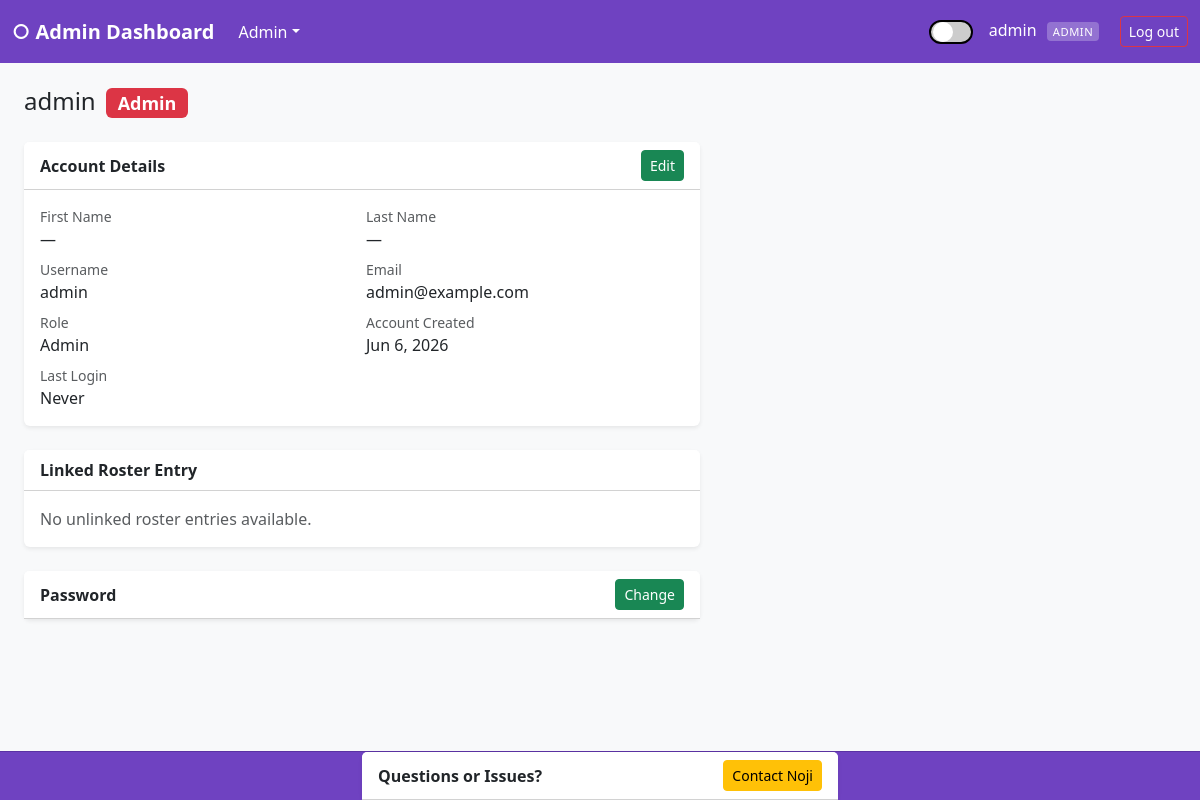
/portal/admin/user_profile.php?id=1 (signed in), run on the app's committed database.
### tables this page shows
CREATE TABLE IF NOT EXISTS users (
    id            INT AUTO_INCREMENT PRIMARY KEY,
    username      VARCHAR(50)  NOT NULL UNIQUE,
    password_hash VARCHAR(255) NOT NULL,
    role          ENUM('student','instructor','admin','parent') NOT NULL DEFAULT 'student',
    email         VARCHAR(100) NOT NULL,
    first_name    VARCHAR(50)  DEFAULT NULL,
    last_name     VARCHAR(50)  DEFAULT NULL,
    active        TINYINT(1)   NOT NULL DEFAULT 1,
    last_login    DATETIME,
    created_at    DATETIME     NOT NULL DEFAULT CURRENT_TIMESTAMP
);

### portal/includes/db.php (called while the page is built, shortened)
<?php
function db(): PDO {
    static $pdo = null;
    if ($pdo === null) {
        $dsn = 'mysql:host=' . DB_HOST . ';dbname=' . DB_NAME . ';charset=' . DB_CHARSET;
        $pdo = new PDO($dsn, DB_USER, DB_PASS, [
            PDO::ATTR_ERRMODE            => PDO::ERRMODE_EXCEPTION,
            PDO::ATTR_DEFAULT_FETCH_MODE => PDO::FETCH_ASSOC,
            PDO::ATTR_EMULATE_PREPARES   => false,
        ]);
        $pdo->exec("CREATE TABLE IF NOT EXISTS link_requests (
            id            INT AUTO_INCREMENT PRIMARY KEY,
            user_id       INT NOT NULL,
            request_type  ENUM('new_guest','existing_student','parent') NOT NULL,
            notes         TEXT NULL,
            created_at    TIMESTAMP DEFAULT CURRENT_TIMESTAMP,
            resolved      TINYINT(1) NOT NULL DEFAULT 0,
            resolved_at   TIMESTAMP NULL,
            resolved_by   INT NULL
        ) ENGINE=InnoDB DEFAULT CHARSET=utf8mb4");
    }
    return $pdo;
}

### portal/admin/user_profile.php (the view, shortened to what this page needs)
<?php
require_once __DIR__ . '/../includes/db.php';
$id    = (int)($_GET['id'] ?? 0);
$user = db()->prepare(
    'SELECT u.*, s.id AS student_id, s.first_name, s.last_name, s.student_type
     FROM users u
     LEFT JOIN students s ON s.user_id = u.id
     WHERE u.id = ?'
);
$user->execute([$id]);
$user = $user->fetch();
$unlinked = db()->query(
    'SELECT id, first_name, last_name, student_type
     FROM students
     WHERE user_id IS NULL
       AND id NOT IN (SELECT student_id FROM parent_students)
     ORDER BY last_name, first_name'
)->fetchAll();
$role_badges = [
    'admin'      => 'bg-danger',
    'instructor' => 'bg-warning text-dark',
    'student'    => 'bg-primary',
    'guest'      => 'bg-secondary',
];
include __DIR__ . '/../includes/header.php';
?>
<div class="d-flex align-items-center gap-3 mb-4">
    <h4 class="mb-0">
        <?= htmlspecialchars($user['username']) ?>
        <span class="badge <?= $role_badges[$user['role']] ?? 'bg-secondary' ?> ms-1">
            <?= ucfirst($user['role']) ?>
        </span>
    </h4>
</div>
<div class="row g-4" style="max-width:700px">
    <div class="col-12">
        <form id="account-form" method="post">
            <div class="card border-0 shadow-sm">
                <div class="card-header bg-white fw-semibold d-flex justify-content-between align-items-center">
                    <span>Account Details</span>
                    <div class="d-flex gap-2">
                        <button type="button" id="accountEditBtn" class="btn btn-sm btn-success"
                                onclick="cardToggle('account')">Edit</button>
                    </div>
                </div>
                <div class="card-body">
                    <div id="account-view" class="row g-2">
                        <?php
                        $av = [
                            'First Name'      => htmlspecialchars($user['first_name'] ?? '') ?: '—',
                            'Last Name'       => htmlspecialchars($user['last_name']  ?? '') ?: '—',
                            'Username'        => htmlspecialchars($user['username']),
                            'Email'           => htmlspecialchars($user['email'] ?? '') ?: '—',
                            'Role'            => ucfirst($user['role']),
                            'Account Created' => date('M j, Y', strtotime($user['created_at'])),
                            'Last Login'      => $user['last_login'] ? date('M j, Y g:i a', strtotime($user['last_login'])) : 'Never',
                        ];
                        foreach ($av as $lbl => $val): ?>
                        <div class="col-6">
                            <div class="text-muted small"><?= $lbl ?></div>
                            <div><?= $val ?></div>
                        </div>
                        <?php endforeach; ?>
                    </div>
                </div>
            </div>
        </form>
    </div>
    <div class="col-12">
        <div class="card border-0 shadow-sm">
            <div class="card-header bg-white fw-semibold">Linked Roster Entry</div>
            <div class="card-body">
                <?php if ($user['student_id']): ?>
                    <div class="d-flex align-items-center justify-content-between flex-wrap gap-2">
                        <div>
                            <div><?= htmlspecialchars($user['first_name'] . ' ' . $user['last_name']) ?></div>
                            <div class="text-muted small"><?= ucfirst($user['student_type']) ?></div>
                        </div>
                        <div class="d-flex gap-2">
                            <a href="student_edit.php?id=<?= $user['student_id'] ?>"
                               class="btn btn-sm btn-outline-primary">Edit Roster Entry</a>
                            <form method="post" class="d-inline"
                                  onsubmit="return confirm('Unlink this account from the roster entry?')">
                                <?= csrf_input() ?>
                                <input type="hidden" name="action" value="unlink">
                                <button class="btn btn-sm btn-outline-danger">Unlink</button>
                            </form>
                        </div>
                    </div>
                <?php else: ?>
                    <p class="text-muted mb-0">No unlinked roster entries available.</p>
                <?php endif; ?>
            </div>
        </div>
    </div>
    <div class="col-12">
        <div class="card border-0 shadow-sm">
            <div class="card-header bg-white fw-semibold d-flex justify-content-between align-items-center">
                <span>Password</span>
                <button class="btn btn-sm btn-success" type="button"
                        data-bs-toggle="collapse" data-bs-target="#pwResetBox">Change</button>
            </div>
        </div>
    </div>
</div>
<?php include __DIR__ . '/../includes/footer.php'; ?>

### portal/includes/header.php (style rules this page uses)
body { background: #f8f9fa; padding-bottom: 57px; }

### data on the page
users: username "admin", role "Admin", email "admin@example.com"

### other printed values
$_SESSION['username'] "admin"
$_SESSION['student_type'] "ADMIN"
$lbl "First Name"
$val "—"
$lbl "Last Name"
$lbl "Username"
$lbl "Email"
$lbl "Role"
$val "Admin"
$lbl "Account Created"
$val "Jun 6, 2026"
$lbl "Last Login"
$val "Never"
